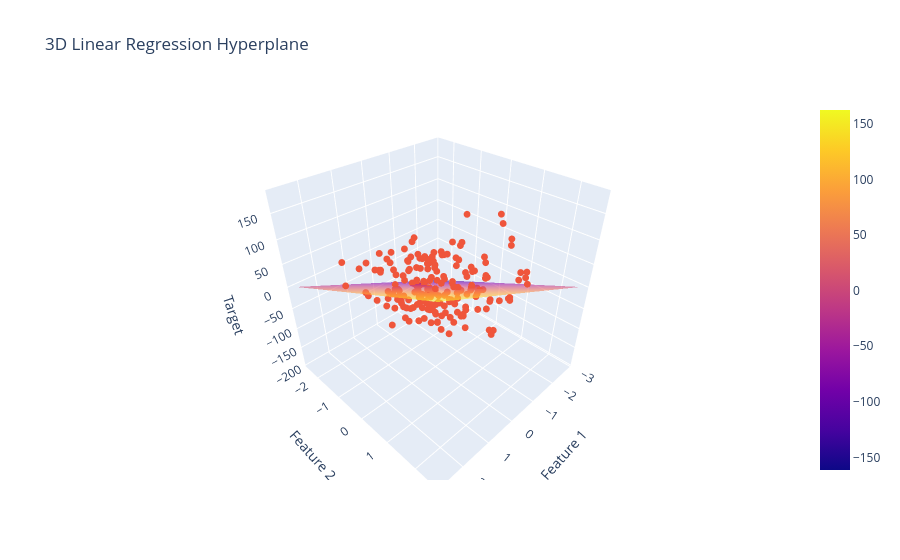

Write notebook code for a chart like this one.
### Markdown cell above
# See the hyperplane visually.

### Code cell
import numpy as np
import plotly.graph_objects as go

# Create grid
x1_range = np.linspace(x[:, 0].min(), x[:, 0].max(), 50)
x2_range = np.linspace(x[:, 1].min(), x[:, 1].max(), 50)

x1_grid, x2_grid = np.meshgrid(x1_range, x2_range)

# Predict on grid
grid_points = np.c_[x1_grid.ravel(), x2_grid.ravel()]
z = lr.predict(grid_points).reshape(x1_grid.shape)

# Plot
fig = go.Figure()

# Surface (hyperplane)
fig.add_trace(go.Surface(
    x=x1_grid,
    y=x2_grid,
    z=z,
    opacity=0.6,
    name="Hyperplane"
))

# Scatter actual data points
fig.add_trace(go.Scatter3d(
    x=x[:, 0],
    y=x[:, 1],
    z=y,
    mode='markers',
    marker=dict(size=4),
    name="Data Points"
))

# Layout
fig.update_layout(
    title="3D Linear Regression Hyperplane",
    scene=dict(
        xaxis_title="Feature 1",
        yaxis_title="Feature 2",
        zaxis_title="Target"
    )
)

fig.show()

### Figure 1 — Plotly figure (JSON) as saved in the notebook; plotly's stock layout.template omitted (floating-point values rounded to 4 significant figures; data arrays with more than 128 entries replaced by an {"elided": "..."} marker saying what was removed)
{"data": [{"name": "Hyperplane", "opacity": 0.6, "type": "surface", "x": {"elided": "50x50 float values"}, "y": {"elided": "50x50 float values"}, "z": {"elided": "50x50 float values"}}, {"marker": {"size": 4}, "mode": "markers", "name": "Data Points", "type": "scatter3d", "x": {"elided": "200 float values"}, "y": {"elided": "200 float values"}, "z": {"elided": "200 float values"}}], "layout": {"scene": {"xaxis": {"title": {"text": "Feature 1"}}, "yaxis": {"title": {"text": "Feature 2"}}, "zaxis": {"title": {"text": "Target"}}}, "title": {"text": "3D Linear Regression Hyperplane"}}}
